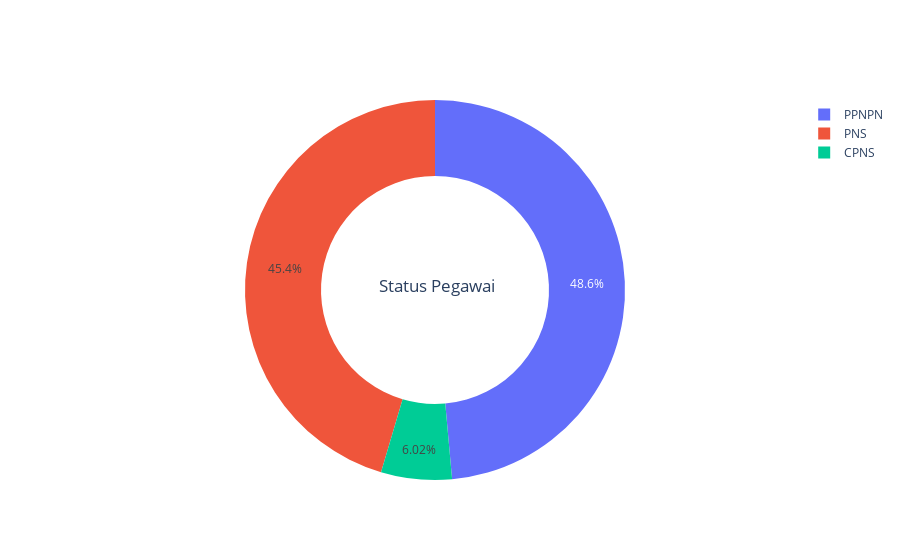

Notebook source saved alongside this figure:
### Code cell
fig = make_subplots(rows=1, cols=1, specs=[[{'type':'domain'}]])
status_pegawai_count = df["Status_Pegawai"].value_counts()
fig.add_trace(go.Pie(labels=df["Status_Pegawai"].unique(), values=status_pegawai_count, name="Status Kepegawaian"),
              1, 1)
fig.update_traces(hole=.6, hoverinfo="label+percent+name+value")
fig.update_layout(title={
    'text':'Status Pegawai',
    'y':0.5,
    'x':0.485,
    'xanchor': 'center',
    'yanchor': 'top'
})

### Figure 1 — Plotly figure (JSON) as saved in the notebook; plotly's stock layout.template omitted (floating-point values rounded to 4 significant figures)
{"data": [{"domain": {"x": [0, 1], "y": [0, 1]}, "hole": 0.6, "hoverinfo": "label+percent+name+value", "labels": ["PPNPN", "PNS", "CPNS"], "name": "Status Kepegawaian", "type": "pie", "values": [4857, 4542, 602]}], "layout": {"title": {"text": "Status Pegawai", "x": 0.485, "xanchor": "center", "y": 0.5, "yanchor": "top"}}}
